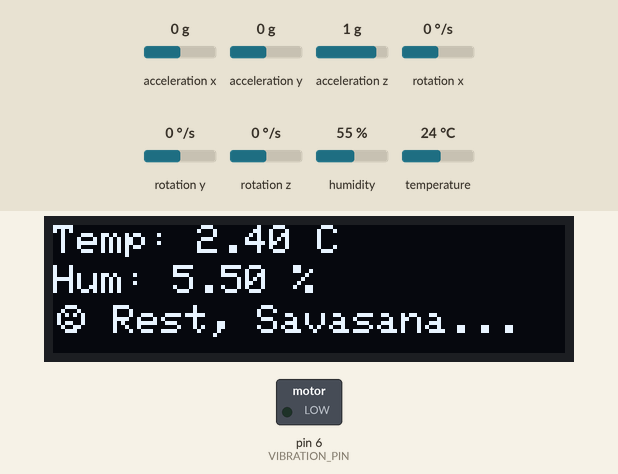
This sketch was run on a simulated Arduino Uno, built with avr-gcc and run on an emulated ATmega328P. Parts: 128×32 one-colour display, switched loads named in the sketch (green lamp = pin HIGH). Dashed ring = blinking. The test bench sets the inputs (shaded band); at power-on: temperature 24 °C, acceleration x 0 g, humidity 55 %, acceleration y 0 g, acceleration z 1 g, rotation x 0 °/s, rotation y 0 °/s, rotation z 0 °/s. The display library's start-up logo is not drawn; what the sketch prints to the serial monitor is not drawn.

Above: at 2.2 s.
At 3.2 s:
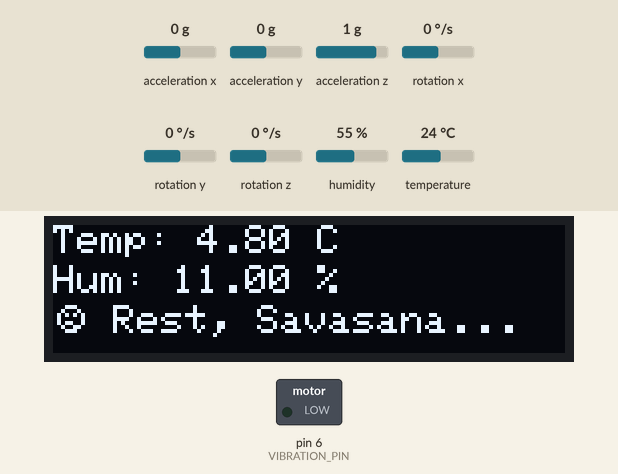
3.3 s: temperature set to 12 °C
At 5.1 s:
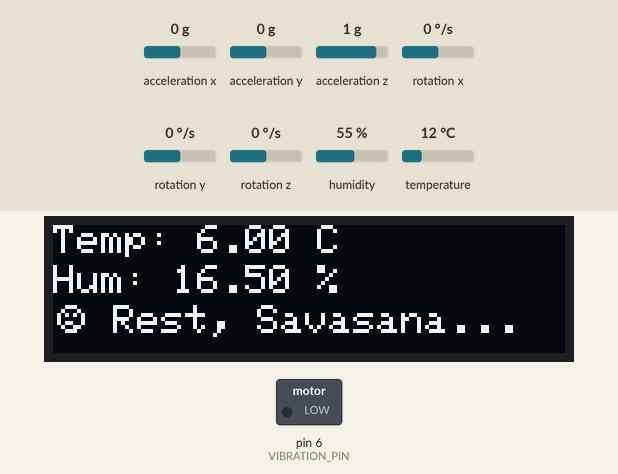
6.8 s: acceleration x set to -0.7 g
11.0 s: acceleration x set to -1 g
15.2 s: humidity set to 22 %
At 18.7 s:
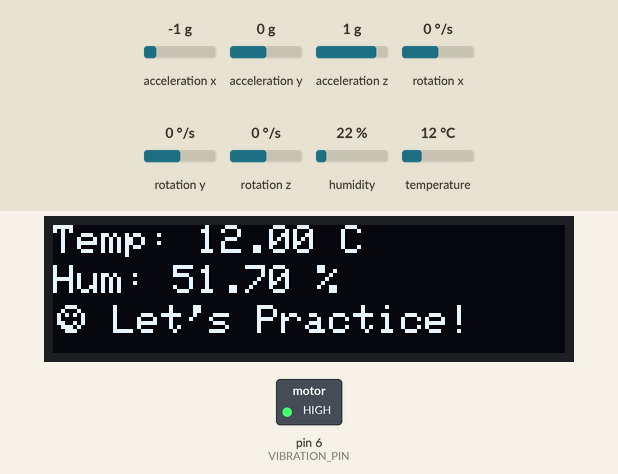
19.4 s: humidity set to 40 %
At 21.3 s:
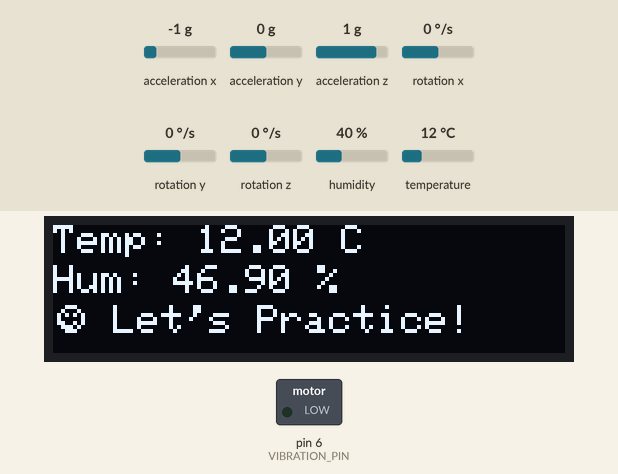
Timing chart, 0 to 24.5 s (numbered marks = the images above; inputs shaded):
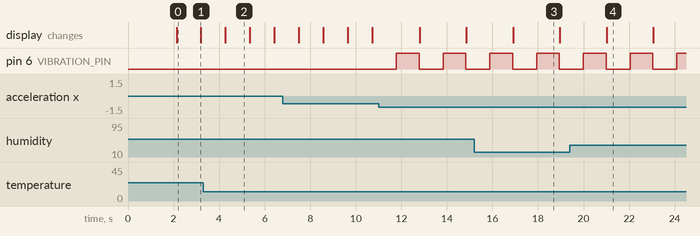

Measured:
- after the input at 15.2 s, the display: changes after 1.7 s (image 3)
- by itself, pin 6 (VIBRATION_PIN): alternates HIGH for 1.0 s and LOW for 1.1 s
- what the display in image 0 shows lasts 1.1 s, from 2.1 s to 3.2 s
- what the display in image 3 shows lasts 2.1 s, from 16.9 s to 19.0 s

The sketch:

werable.ino
```cpp
#include <Wire.h>
#include <Adafruit_SSD1306.h>
#include <Adafruit_MPU6050.h>
#include <Adafruit_Sensor.h>
#include <Adafruit_BME280.h>

void displayMessage(const char* message, bool isMotion, float temperature, float humidity);
void drawSmileyFace(int x, int y, bool smiling);

#define SCREEN_WIDTH 128
#define SCREEN_HEIGHT 32

#define BME_SDA 4
#define BME_SCL 5
#define VIBRATION_PIN 6

#define OLED_RESET -1 // 不使用 reset 引脚
#define SCREEN_ADDRESS 0x3C // I2C 地址

Adafruit_SSD1306 display(SCREEN_WIDTH, SCREEN_HEIGHT, &Wire, OLED_RESET);
Adafruit_MPU6050 mpu;
Adafruit_BME280 bme;

const int numReadings = 10;
float tempReadings[numReadings];
float humReadings[numReadings];
float accReadings[numReadings];
int readIndex = 0;
float totalTemp = 0;
float totalHum = 0;
float totalAcc = 0;
float averageTemp = 0;
float averageHum = 0;
float averageAcc = 0;

void setup() {
    Serial.begin(9600);

    if (!mpu.begin()) {
        Serial.println("Failed to find MPU6050");
        while (1);
    }
    Serial.println("MPU6050 Found!");

    if (!display.begin(SSD1306_SWITCHCAPVCC, SCREEN_ADDRESS)) {
        Serial.println(F("SSD1306 allocation failed"));
        for (;;);
    }
    display.display();
    delay(2000);
    display.clearDisplay();

    if (!bme.begin(0x76)) {
        Serial.println("Could not find a valid BME280 sensor, check wiring!");
        while (1);
    }

    pinMode(VIBRATION_PIN, OUTPUT);

    for (int i = 0; i < numReadings; i++) {
        tempReadings[i] = 0;
        humReadings[i] = 0;
        accReadings[i] = 0;
    }

    Serial.println("Setup complete!");
}

void loop() {
    sensors_event_t a, g, tempEvent;
    mpu.getEvent(&a, &g, &tempEvent);

    float newTemp = bme.readTemperature();
    float newHum = bme.readHumidity();
    float acceleration = sqrt(a.acceleration.x * a.acceleration.x +
                              a.acceleration.y * a.acceleration.y +
                              a.acceleration.z * a.acceleration.z);

    // 更新滤波前的读数
    Serial.print("Raw Temp: "); Serial.print(newTemp);
    Serial.print(" C, Raw Hum: "); Serial.print(newHum);
    Serial.println(" %");

    totalTemp = totalTemp - tempReadings[readIndex];
    totalHum = totalHum - humReadings[readIndex];
    totalAcc = totalAcc - accReadings[readIndex];

    tempReadings[readIndex] = newTemp;
    humReadings[readIndex] = newHum;
    accReadings[readIndex] = acceleration;

    totalTemp = totalTemp + tempReadings[readIndex];
    totalHum = totalHum + humReadings[readIndex];
    totalAcc = totalAcc + accReadings[readIndex];

    readIndex = (readIndex + 1) % numReadings;

    averageTemp = totalTemp / numReadings;
    averageHum = totalHum / numReadings;
    averageAcc = totalAcc / numReadings;

    // 打印滤波后的平均读数
    Serial.print("Filtered Avg Temp: "); Serial.print(averageTemp);
    Serial.print(" C, Filtered Avg Hum: "); Serial.print(averageHum);
    Serial.println(" %");

    if (averageAcc > 10.0) {
        digitalWrite(VIBRATION_PIN, HIGH);
        delay(1000);
        digitalWrite(VIBRATION_PIN, LOW);
    }

    displayMessage("Let's Practice!", averageAcc > 10.0, averageTemp, averageHum);
    Serial.print("\"Raw Accel\": ");
    Serial.print(acceleration);
    Serial.print(", \"Filtered Accel\": ");
    Serial.println(averageAcc);

    delay(1000); // 根据需要调整此延时
}

void displayMessage(const char* message, bool isMotion, float temperature, float humidity) {
    display.clearDisplay();
    display.setTextSize(1);
    display.setTextColor(SSD1306_WHITE);

    display.setCursor(0, 0);
    display.print("Temp: ");
    display.print(temperature);
    display.println(" C");

    display.setCursor(0, 10);
    display.print("Hum: ");
    display.print(humidity);
    display.println(" %");

    display.setCursor(15, 20);
    display.println(isMotion ? "Let's Practice!" : "Rest, Savasana...");

    drawSmileyFace(0, 20, isMotion);
    display.display();
}

void drawSmileyFace(int x, int y, bool smiling) {
    display.drawCircle(x + 4, y + 3, 3, SSD1306_WHITE);
    display.drawPixel(x + 3, y + 2, SSD1306_WHITE);
    display.drawPixel(x + 5, y + 2, SSD1306_WHITE);
    if (smiling) {
        display.drawPixel(x + 2, y + 4, SSD1306_WHITE);
        display.drawPixel(x + 3, y + 5, SSD1306_WHITE);
        display.drawPixel(x + 4, y + 5, SSD1306_WHITE);
        display.drawPixel(x + 5, y + 4, SSD1306_WHITE);
    } else {
        display.drawPixel(x + 2, y + 5, SSD1306_WHITE);
        display.drawPixel(x + 3, y + 4, SSD1306_WHITE);
        display.drawPixel(x + 4, y + 4, SSD1306_WHITE);
        display.drawPixel(x + 5, y + 5, SSD1306_WHITE);
    }
}
```
